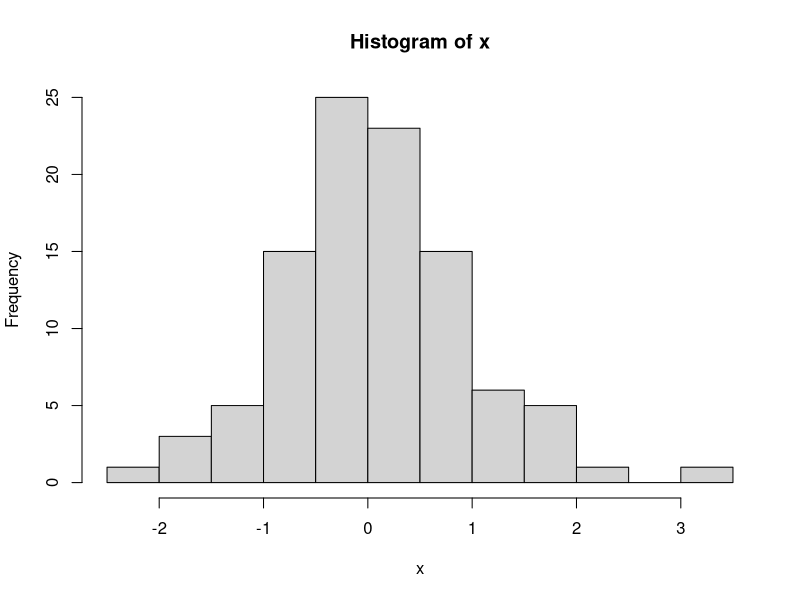

R code for this plot:
#' ---
#' title: "R Report Template"
#' date: "Last Updated: October 2023"
#' author: "Jay Emerson"
#' output: html_document
#' # Or use output: pdf_document, ...
#' # Or don't use either, in which case you will be prompted to choose
#' ---
#' 
#' We can't cover everything.  Here's some usefull stuff (by example). Some code
#' and results might appear in the report.  Others might be excluded.
#' We also have _emphasis_ or __more emphasis__ or
#' ___even more emphasis___ possible, all following the style of R Markdown.
#' 
#' # This is a big section
#' 
#' ## This is a sub-section
#' 
#' ### This is a sub-sub-section
#' 
#' 
#' # Standard report organization
#' 
#' You don't have to do this exactly, but this is a good starting point.
#' Here's what I would envision for sections:
#' 
#' 0. Not even a section: ABSTRACT.  A short paragraph that summarizes
#' your topic and the key contribution you are making.
#' 
#' 1. INTRODUCTION.  Give an overview.  Why is this an important topic?
#' What aspects of the topic are you focusing on?  What questions do you
#' hope to answer or what data will you explore?  What is some background
#' and what prior work has been done?   Briefly, where are
#' the data from?  And describe to the reader how the rest of the report
#' is organized.  Like: "Section 2 describes the data, and 
#' the data processing and merging.  Section 3 presents our
#' exploration and analysis. ..."
#' 
#' 2. THE DATA. Fully describe the data and what you did to clean/process/merge.
#' Give examples of a few lines (perhaps not all variables).  Maybe
#' even show a basic plot or two if it helps tell the story so the reader
#' can better understand the data.
#' 
#' 3. RESULTS. Probably your exploration and analysis, the most important and
#' longest part!  This could have sub-sections.  If you build a shiny app,
#' you can include screenshots and discuss how it works.
#' 
#' 4. CONCLUSION.  Summarize what you did and what you found.  Talk about
#' limitations of your work, and topics for possible further research.
#' 
#' 5. References/citations.  This is important!  Be careful not to copy
#' and use material from the web without formally citing it!  Also:
#' Cite R itself!
#'
#' POSSIBLY: Some reports might have a METHODOLOGY section before the
#' RESULTS.  It depends on the topic, though.
#' 
#' We also have the ability to do bullet points:
#' 
#' - Point 1
#' - Point 2
#' - Point 3
#' 
#' But in general, you can do a search for R Markdown or even just 
#' Markdown, and most of what you find will work here in the
#' "hashtag-prime" formatting areas such as on these lines.
#' 
#'
#' How to cite R: Here's what you need to know:

citation()

#'
#' # Integrating R code
#'
#' In order for this section to make sense, you need to compare the
#' following code to the HTML file produced with you compile the report.
#' A nice report should include useful, helpful information and results,
#' but is not just showing your script.  It needs to look close to a
#' professional journal article.  Not too much, not too little.

# This is a code comment, not for paragraph discussion in a report.
# This, the code, and the results will be integrated into the report if
# you do nothing.  You shouldn't show too much code in the report unless
# you are explaining the code in a way that makes it important for the
# reader to see it.

x <- rnorm(100)
hist(x)               # R graphics are shown easily!
summary(x)

# The following range(x) will be shown as code, but the code won't
# actually be run and there is no result shown.  This is unlikely to
# be used in your report:

#+ eval = FALSE
range(x)            # Shown, not run

# The following minus sign changes back to the default display
# and execution characteristics, so things that follow are presented and
# run normally.

#-

max(x)              # Run and results shown as usual

# In the following chunk, the result (a minimum) is shown
# but the code is excluded.  This is nice behavior for more
# professional reports.  You want to show and discuss the result
# of running some code, but without actually showing the code.

#+ echo = FALSE

min(x)

#-

mean(x)        # Run and shown as usual

#+ include = FALSE

y <- runif(100)     # This is run, but nothing is shown in this chunk
print(y)            # Also not shown!  This is very useful.

#-

cat("mean of y is", mean(y), "\n")

#' Now we're back to normal.  I think the most useful one is `include = FALSE`
#' where you need the code to run (perhaps cleaning data and creating other
#' objects), but don't want to show the code or any results.
#' 
#' 
#' # Example of including a picture in your report
#' 
#' The image file needs to be in the same directory as the report.
#' 
#' ![Caption for the picture.](IMG_0847.jpg){width="400px"}


# And I added something here, and now I have to reformat.  Here I am writing a
# comment and the comment is long and getting longer andabout to be too long.
# There.  Now I can continue...  This is a comment and this is not a paragraph.

#' This is a paragraph.
#' This would continue the same paragraph and look nice
#' in the
#' output even though
#' it looks odd here.
#' 
#' # An example with math!
#' 
#' $$ X = \frac{\sum_{i=1}^N emissions_i}{\sum_{i=1}^N production_i} $$
#' 
#' 
